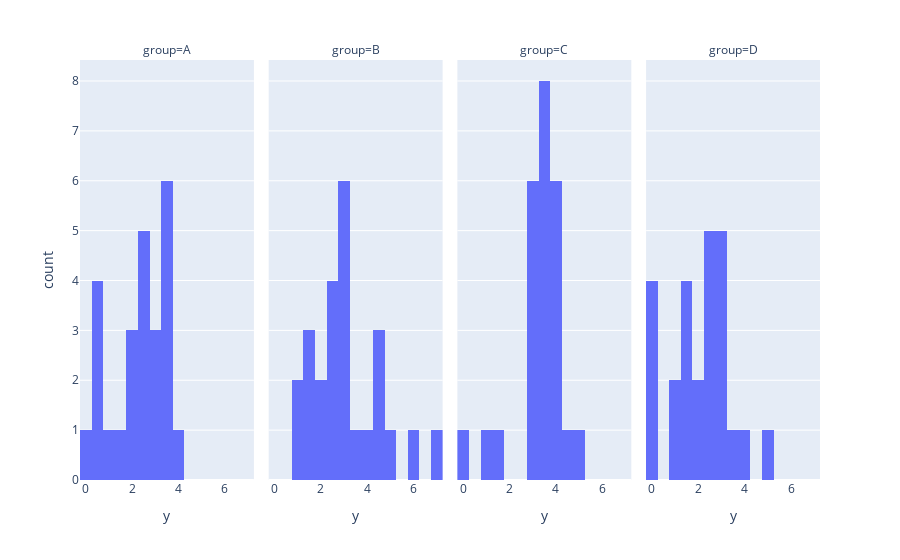

Notebook source saved alongside this figure:
### Markdown cell above
## Histograms

### Code cell
# y histograms by group
plotly.offline.iplot(
    plotly.express.histogram(data1, x = "y", facet_col = "group")
)

### Figure 1 — Plotly figure (JSON) as saved in the notebook; plotly's stock layout.template omitted (floating-point values rounded to 4 significant figures)
{"data": [{"alignmentgroup": "True", "bingroup": "x", "hoverlabel": {"namelength": 0}, "hovertemplate": "group=A<br>y=%{x}<br>count=%{y}", "legendgroup": "", "marker": {"color": "#636efa"}, "name": "", "offsetgroup": "", "orientation": "v", "showlegend": false, "type": "histogram", "x": [3.54, 3.548, 0.1739, 2.612, 3.004, 3.212, 0.3821, 1.739, 2.23, 0.6224, 2.558, 2.04, 2.655, 3.712, 3.11, 3.279, 4.143, 1.793, 2.708, 0.5334, 0.8965, 3.457, 3.494, 2.39, 0.433], "xaxis": "x", "yaxis": "y"}, {"alignmentgroup": "True", "bingroup": "x", "hoverlabel": {"namelength": 0}, "hovertemplate": "group=B<br>y=%{x}<br>count=%{y}", "legendgroup": "", "marker": {"color": "#636efa"}, "name": "", "offsetgroup": "", "orientation": "v", "showlegend": false, "type": "histogram", "x": [4.479, 1.536, 2.658, 0.7962, 4.541, 6.999, 4.797, 3.211, 3.265, 2.788, 2.1, 2.485, 1.738, 3.174, 5.765, 2.76, 2.978, 2.494, 2.146, 4.166, 3.115, 1.574, 2.566, 4.456, 0.9842], "xaxis": "x2", "yaxis": "y2"}, {"alignmentgroup": "True", "bingroup": "x", "hoverlabel": {"namelength": 0}, "hovertemplate": "group=C<br>y=%{x}<br>count=%{y}", "legendgroup": "", "marker": {"color": "#636efa"}, "name": "", "offsetgroup": "", "orientation": "v", "showlegend": false, "type": "histogram", "x": [-0.02245, 4.516, 3.483, 4.172, 3.606, 3.982, 2.8, 3.308, 4.189, 3.429, 3.99, 3.727, 3.02, 4.927, 0.9748, 2.768, 3.499, 3.822, 2.794, 3.205, 3.374, 3.161, 1.729, 3.692, 4.242], "xaxis": "x3", "yaxis": "y3"}, {"alignmentgroup": "True", "bingroup": "x", "hoverlabel": {"namelength": 0}, "hovertemplate": "group=D<br>y=%{x}<br>count=%{y}", "legendgroup": "", "marker": {"color": "#636efa"}, "name": "", "offsetgroup": "", "orientation": "v", "showlegend": false, "type": "histogram", "x": [2.836, 2.469, 1.934, 1.727, 3.187, 0.1274, -0.1184, 2.987, 1.264, 3.003, 1.577, 1.006, 4.827, 3.026, 2.68, 2.368, 2.656, 4.234, 2.624, 0.07196, 1.167, -0.02081, 1.766, 1.552, 3.669], "xaxis": "x4", "yaxis": "y4"}], "layout": {"annotations": [{"showarrow": false, "text": "group=A", "x": 0.1175, "xanchor": "center", "xref": "paper", "y": 1, "yanchor": "bottom", "yref": "paper"}, {"showarrow": false, "text": "group=B", "x": 0.3725, "xanchor": "center", "xref": "paper", "y": 1, "yanchor": "bottom", "yref": "paper"}, {"showarrow": false, "text": "group=C", "x": 0.6275, "xanchor": "center", "xref": "paper", "y": 1, "yanchor": "bottom", "yref": "paper"}, {"showarrow": false, "text": "group=D", "x": 0.8825, "xanchor": "center", "xref": "paper", "y": 1, "yanchor": "bottom", "yref": "paper"}], "barmode": "relative", "legend": {"tracegroupgap": 0}, "margin": {"t": 60}, "xaxis": {"anchor": "y", "domain": [0, 0.235], "title": {"text": "y"}}, "xaxis2": {"anchor": "y2", "domain": [0.255, 0.49], "matches": "x", "title": {"text": "y"}}, "xaxis3": {"anchor": "y3", "domain": [0.51, 0.745], "matches": "x", "title": {"text": "y"}}, "xaxis4": {"anchor": "y4", "domain": [0.765, 1.0], "matches": "x", "title": {"text": "y"}}, "yaxis": {"anchor": "x", "domain": [0, 1], "title": {"text": "count"}}, "yaxis2": {"anchor": "x2", "domain": [0, 1], "matches": "y", "showticklabels": false}, "yaxis3": {"anchor": "x3", "domain": [0, 1], "matches": "y", "showticklabels": false}, "yaxis4": {"anchor": "x4", "domain": [0, 1], "matches": "y", "showticklabels": false}}}
